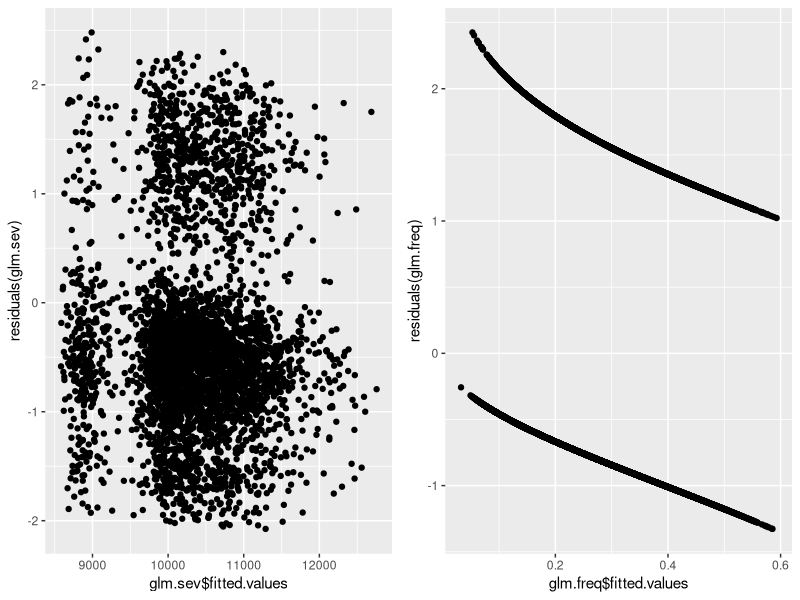
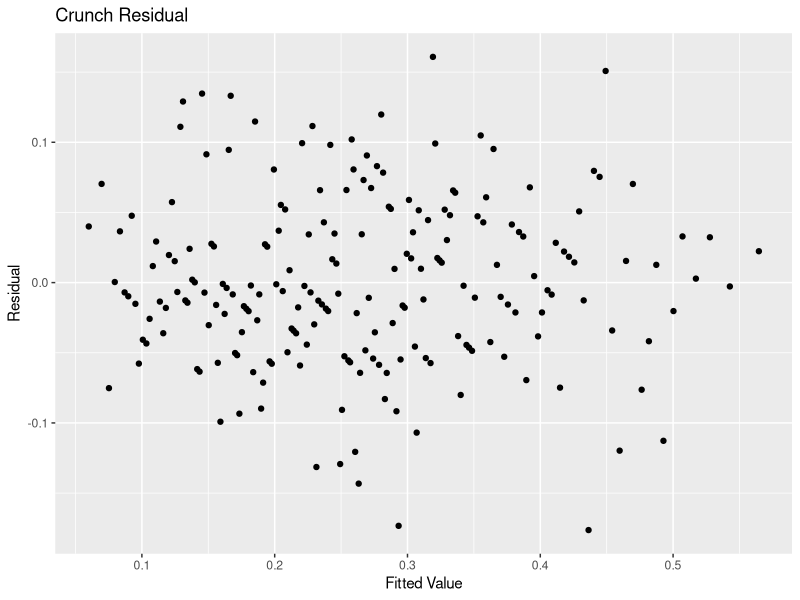
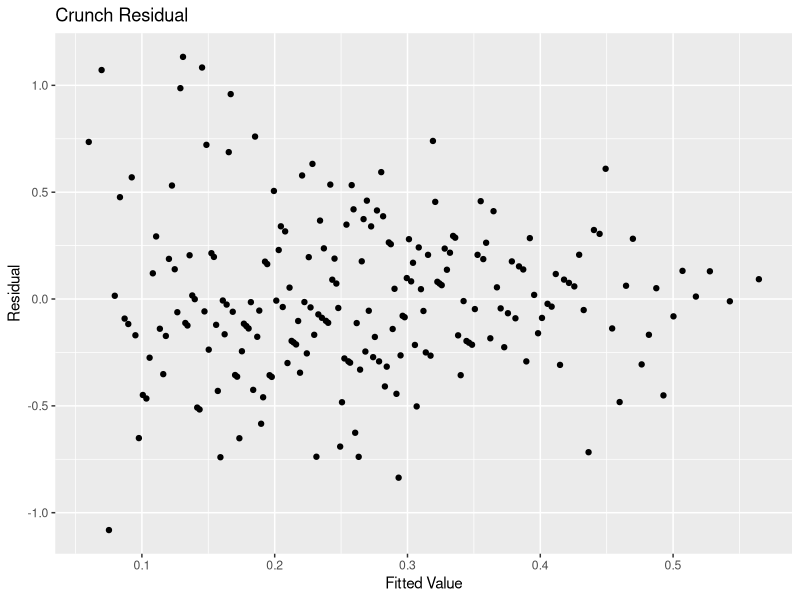
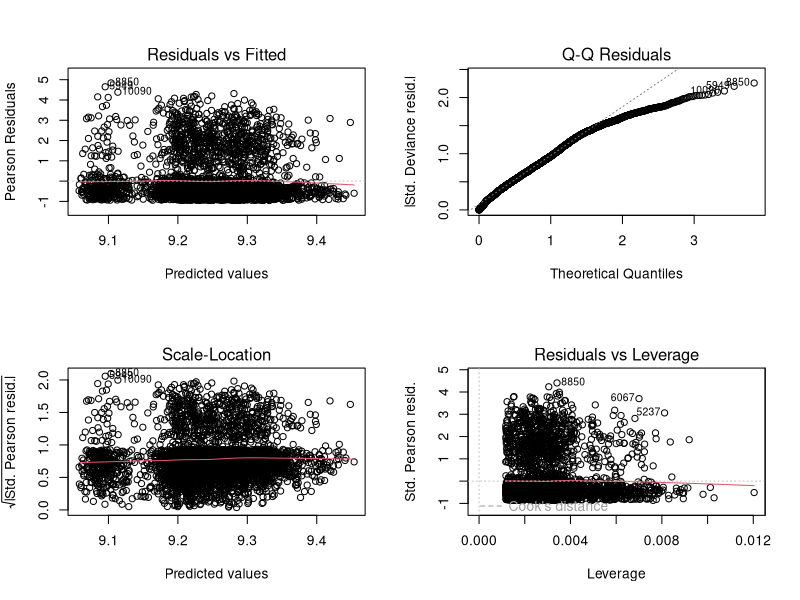
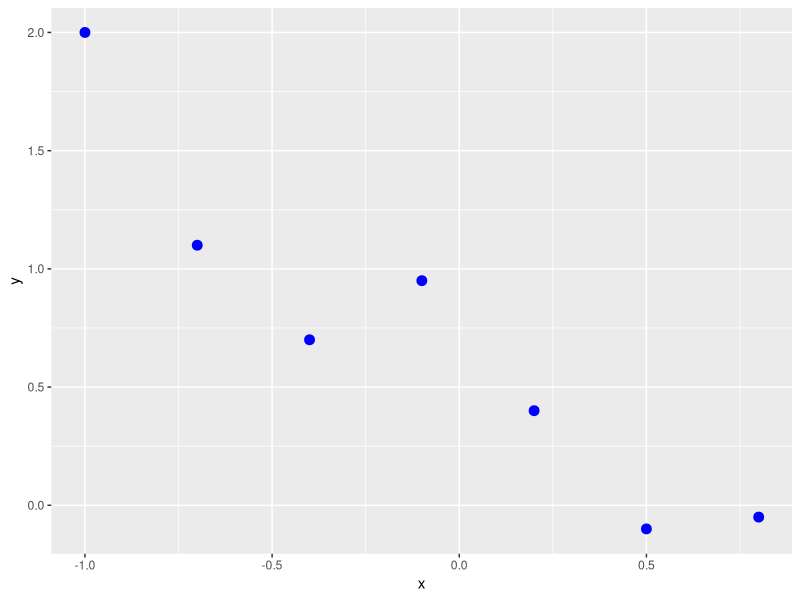
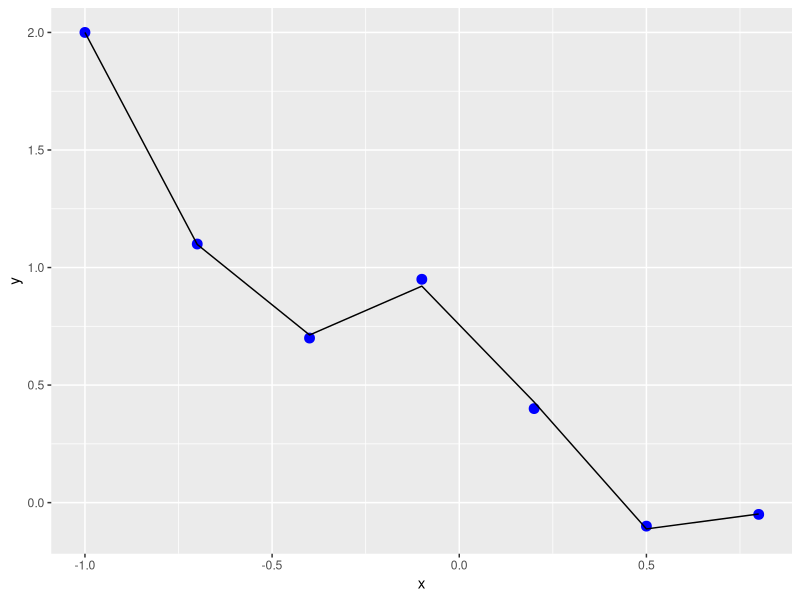
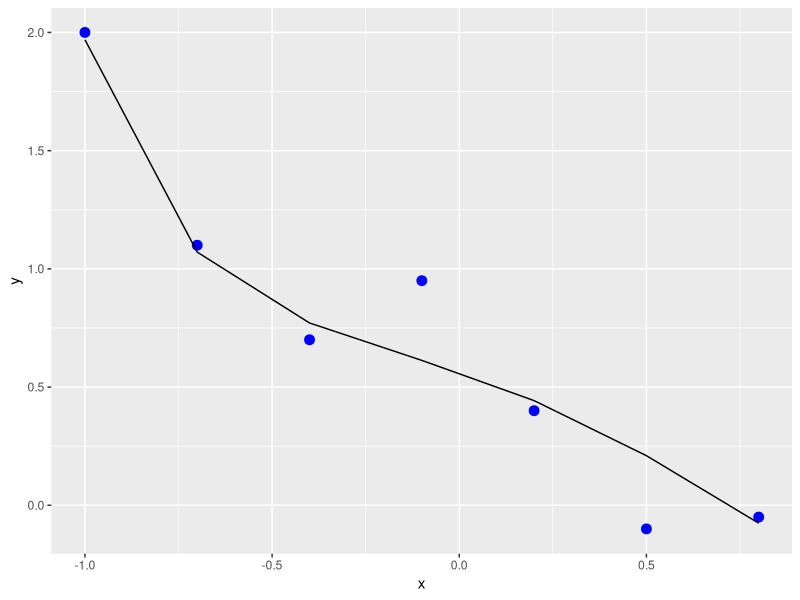
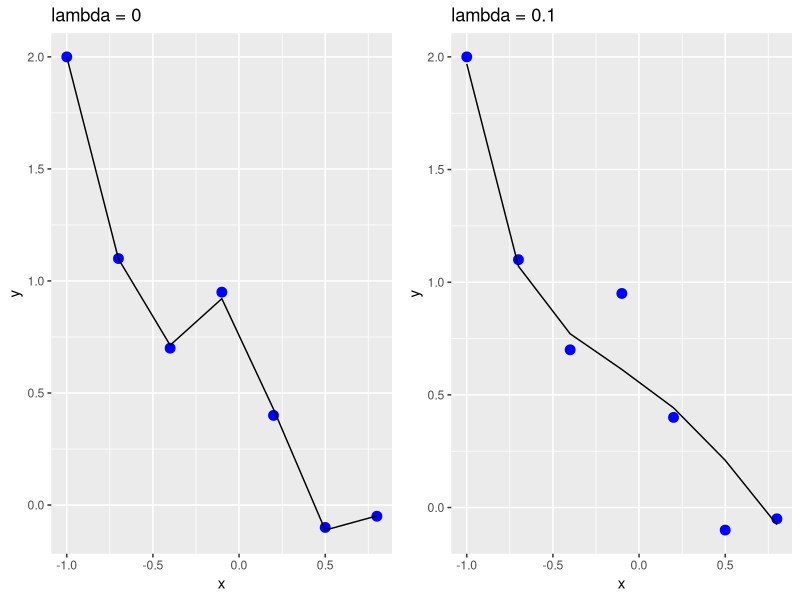

Write R code to recreate these figures, in order.
## ---- chunk 1
# CHUNK 1
AutoClaim <- read.csv("AutoClaim.csv")
AutoClaim$CLM_FLAG_NUM <- ifelse(AutoClaim$CLM_FLAG == 'Yes', 1, 0)
summary(AutoClaim$CLM_FLAG_NUM)
summary(AutoClaim$CLM_AMT5)
## ---- chunk 2
#CHUNK 2

glm.freq <- glm(formula = CLM_FLAG_NUM ~ AGE + GENDER + MARRIED + JOBCLASS + MAX_EDUC + BLUEBOOK,
                 data = AutoClaim,
                 family = binomial(link="logit")) 

glm.sev <- glm(formula = CLM_AMT5 ~ AGE + GENDER + MARRIED + CAR_USE + BLUEBOOK + CAR_TYPE + AREA,
               # Keeping only observations with positive claim amounts
                 data = AutoClaim[which(AutoClaim$CLM_AMT5 > 0), ],
                 family = Gamma(link='log')) #zzz = Gamma or inverse.gaussian, Select one to be your model.
## ---- chunk 3
#CHUNK 3
summary(glm.freq)
## ---- chunk 4
#CHUNK 4
exp(coef(glm.freq))
## ---- chunk 5
#CHUNK 5
exp(confint.default(glm.freq))
## ---- chunk 6
#CHUNK 6
# Removed MAX_EDUC
glm.freq2 <- glm(formula = CLM_FLAG_NUM ~ AGE + GENDER + MARRIED + JOBCLASS + BLUEBOOK,
                 data = AutoClaim,
                 family = binomial(link='logit')) 

# anova(object, ..., dispersion = NULL, test = NULL)
# test - "Chisq", "LRT", "Rao", "F" or "Cp"
anova(glm.freq, glm.freq2, test = NULL)
anova(glm.freq, glm.freq2, test = "LRT")
## ---- chunk 7
#CHUNK 7
AIC(glm.freq, glm.freq2)
drop1(glm.freq) #AIC is the default
## ---- chunk 8
#exercise 6.5.2
drop1(glm.sev) #AIC is the default

# glm.sev <- glm(formula = CLM_AMT5 ~ AGE + GENDER + MARRIED + CAR_USE + BLUEBOOK + CAR_TYPE + AREA,
#                # Keeping only observations with positive claim amounts
#                  data = AutoClaim[which(AutoClaim$CLM_AMT5 > 0), ],
#                family = Gamma(link='log')) #zzz = Gamma or inverse.gaussian, Select one to be your model

glm.sev2 <- glm(formula = CLM_AMT5 ~ GENDER + MARRIED + CAR_USE + BLUEBOOK + CAR_TYPE + AREA,
               # Keeping only observations with positive claim amounts
                 data = AutoClaim[which(AutoClaim$CLM_AMT5 > 0), ],
                 family = Gamma(link='log')) #zzz = Gamma or inverse.gaussian, Select one to be your model
drop1(glm.sev2)

glm.sev3 <- glm(formula = CLM_AMT5 ~ AGE + MARRIED + CAR_USE + BLUEBOOK + CAR_TYPE + AREA,
               # Keeping only observations with positive claim amounts
                 data = AutoClaim[which(AutoClaim$CLM_AMT5 > 0), ],
                 family = Gamma(link='log')) #zzz = Gamma or inverse.gaussian, Select one to be your model
drop1(glm.sev3)

glm.sev4 <- glm(formula = CLM_AMT5 ~ CAR_USE + BLUEBOOK + CAR_TYPE + AREA,
               # Keeping only observations with positive claim amounts
                 data = AutoClaim[which(AutoClaim$CLM_AMT5 > 0), ],
                 family = Gamma(link='log')) #zzz = Gamma or inverse.gaussian, Select one to be your model
drop1(glm.sev4)
## ---- chunk 9
#CHUNK 8
library(ggplot2)
library(gridExtra)
p1 <- qplot(x = glm.sev$fitted.values, y = residuals(glm.sev))
p2 <- qplot(x = glm.freq$fitted.values, y = residuals(glm.freq))
grid.arrange(p1, p2, ncol = 2)

## ---- chunk 10
#CHUNK 9
# Mean residual (actual - predicted)
#----------------------------------------
#you wiil not be responsible for crunch residuals at your exam
#----------------------------------------
library(data.table)
crunch_residual <- function(dataset, model, target, size = 50) {
  x  <- dataset[, target]
  x1 <- model$fitted.values
  y <- as.data.frame(cbind(x, x1))
  
  y <- y[order(x1), ]
  test <- setDT(y)[, as.list(colMeans(.SD)), by = gl(ceiling(nrow(y)/size), size, nrow(y))]
  test$res <- test$x - test$x1

  qplot(y = test$res, x = test$x1, ylab = "Residual", xlab = "Fitted Value", main = "Crunch Residual")
}

crunch_residual(dataset = AutoClaim, 
                model = glm.freq,
                target = 'CLM_FLAG_NUM', 
                size = 50)
## ---- chunk 11
#CHUNK 10
# Deviance
crunch_residual2 <- function(dataset, model, target, size = 50) {
  r  <- model$residuals
  x1 <- model$fitted.values
  y <- as.data.frame(cbind(r, x1))
  
  y <- y[order(x1), ]
  test <- setDT(y)[, as.list(colMeans(.SD)), by = gl(ceiling(nrow(y)/size), size, nrow(y))]

  qplot(y = test$r, x = test$x1, ylab = "Residual", xlab = "Fitted Value", main = "Crunch Residual")
}

crunch_residual2(dataset = AutoClaim, 
                model = glm.freq,
                target = 'CLM_FLAG_NUM', 
                size = 50)
## ---- chunk 12
#CHUNK 11
#glm.diag.plots(glm.sev, glmdiag=glm.diag(glm.sev))
par(mfrow = c(2, 2))
plot(glm.sev)
## ---- chunk 13
#CHUNK 12
library(ggplot2)
df <- data.frame(x = seq(-1, 1, 0.3), y = c(2,1.1,0.7,0.95,0.4,-0.1, -0.05))

ggplot(data = df, aes(x = x, y = y)) + geom_point(color = "blue", size = 3)
## ---- chunk 14
#CHUNK 13
df$X1 = df$x
df$X2 = df$x^2
df$X3 = df$x^3
df$X4 = df$x^4
df$X5 = df$x^5
df$X6 = df$x^6

df
## ---- chunk 15
#CHUNK 14
library(glmnet)

# Place the X values in a matrix (required for the glmnet function)
X <- as.matrix(df[,3:8])

# Set up the formula (model form)
formula.lm <- as.formula("y~X1+X2+X3+X4+X5+X6")

# Fit the model, lambda = 0 forces ordinary least squares and makes alpha irrelevant
model.lm <- glmnet(X, 
                   y = df$y, 
                   family = "gaussian", 
                   alpha = 0, 
                   lambda = 0)

# Predict results (so we can plot the line)
df$pred <- predict(model.lm, newx = X)

# Plot the results
p1 <- ggplot(data = df, aes(x = x, y = y)) + 
  geom_point(color = "blue", size = 3) + 
  geom_line(aes(y=df$pred))

p1
## ---- chunk 16
#CHUNK 15
model.lm$beta
sum(model.lm$beta^2)
## ---- chunk 17
#CHUNK 16
library(glmnet)

# Here is a clever way to create the data matrix. This one doesn't require keeping track of which columns contain the features.
X <- model.matrix(formula.lm, data = df)

# Lambda has arbitrarily been set to 0.1. Alpha = 0 implies ridge regression (1 implies lasso and anything between is elasticnet). Also, note that the default is to standardize the features, but the estimated coefficients are on the scale and location of the original values.
model.lm.ridge <- glmnet(X, 
                         y = df$y,
                         family = "gaussian",
                         alpha = 0,
                         lambda = 0.1)

# Predict results (so we can plot the line)
df$pred_ridge01 <- predict(model.lm.ridge, newx = X)

# Plot the results
p1 <- ggplot(data = df, aes(x = x, y = y)) + 
  geom_point(color = "blue", size = 3) + 
  geom_line(aes(y=df$pred_ridge01))

p1
## ---- chunk 18
#CHUNK 17
model.lm.ridge$beta
sum(model.lm.ridge$beta^2)
## ---- chunk 19
#CHUNK 18
library(gridExtra)
model.lm.ridge00 <- glmnet(X, y = df$y,family = "gaussian", alpha = 0, lambda = 0)
model.lm.ridge01 <- glmnet(X, y = df$y,family = "gaussian", alpha = 0, lambda = 0.1)
model.lm.ridge05 <- glmnet(X, y = df$y,family = "gaussian", alpha = 0, lambda = 0.5)
model.lm.ridge1 <- glmnet(X, y = df$y,family = "gaussian", alpha = 0, lambda = 1)
model.lm.ridge10 <- glmnet(X, y = df$y,family = "gaussian", alpha = 0, lambda = 10)
model.lm.ridge100 <- glmnet(X, y = df$y,family = "gaussian", alpha = 0, lambda = 100)

df$pred_ridge00 <- predict(model.lm.ridge00, newx = X)
df$pred_ridge01 <- predict(model.lm.ridge01, newx = X)
df$pred_ridge05 <- predict(model.lm.ridge05, newx = X)
df$pred_ridge1 <- predict(model.lm.ridge1, newx = X)
df$pred_ridge10 <- predict(model.lm.ridge10, newx = X)
df$pred_ridge100 <- predict(model.lm.ridge100, newx = X)

p1 <- ggplot(data = df, aes(x = x, y = y)) + geom_point(color = "blue", size = 3) + geom_line(aes(y=df$pred_ridge00)) + ggtitle("lambda = 0")
p2 <- ggplot(data = df, aes(x = x, y = y)) + geom_point(color = "blue", size = 3) + geom_line(aes(y=df$pred_ridge01)) + ggtitle("lambda = 0.1")
p3 <- ggplot(data = df, aes(x = x, y = y)) + geom_point(color = "blue", size = 3) + geom_line(aes(y=df$pred_ridge05)) + ggtitle("lambda = 0.5")
p4 <- ggplot(data = df, aes(x = x, y = y)) + geom_point(color = "blue", size = 3) + geom_line(aes(y=df$pred_ridge1)) + ggtitle("lambda = 1")
p5 <- ggplot(data = df, aes(x = x, y = y)) + geom_point(color = "blue", size = 3) + geom_line(aes(y=df$pred_ridge10)) + ggtitle("lambda = 10")
p6 <- ggplot(data = df, aes(x = x, y = y)) + geom_point(color = "blue", size = 3) + geom_line(aes(y=df$pred_ridge100)) + ggtitle("lambda = 100")

grid.arrange(p1,p2,ncol=2)
grid.arrange(p3,p4,ncol=2)
grid.arrange(p5,p6,ncol=2)


## ---- chunk 20
#CHUNK 19
model.lm.ridge00$beta
sum(model.lm.ridge00$beta^2)
model.lm.ridge01$beta
sum(model.lm.ridge01$beta^2)
model.lm.ridge05$beta
sum(model.lm.ridge05$beta^2)
model.lm.ridge1$beta
sum(model.lm.ridge1$beta^2)
model.lm.ridge10$beta
sum(model.lm.ridge10$beta^2)
model.lm.ridge100$beta
sum(model.lm.ridge100$beta^2)

## ---- chunk 21
#CHUNK 20
x <- seq(-1.5,1.5,0.1)
penalties <- data.frame(beta = x,
                     penalty = x^2,
                     abs = abs(x))

ggplot(data = penalties, aes(x = beta)) +
  geom_line(aes(y = penalty), color = "red") +
  geom_line(aes(y = abs), color = "blue") +
  geom_line(aes(y = 1)) +
  annotate("rect", xmin = -Inf, xmax = Inf, ymin = -Inf, ymax = 1, fill = "blue", alpha = 0.2) + 
  annotate("rect", xmin = -Inf, xmax = Inf, ymin = 1, ymax = Inf, fill = "red", alpha = 0.2) +
  annotate("text", x = -1.4, y = 1.2, label = "Absolute value", color = "blue") + 
  annotate("text", x = -1.1, y = 1.7, label = "Square", color = "red") +
  annotate("text", x = 0, y = 1.3, label = "Square penalty > Absolute value penalty", color = "black") +
  annotate("text", x = 0, y = 0.7, label = "Absolute value penalty > Square penalty", color = "black") +
  ggtitle("Absolute value penalty vs Square penalty")
## ---- chunk 22
#CHUNK 21
library(glmnet)

X <- model.matrix(formula.lm, data = df)

model.lm.ridge <- glmnet(X, y = df$y,family = "gaussian", alpha = 0, lambda = 0.1)
model.lm.lasso <- glmnet(X, y = df$y,family = "gaussian", alpha = 1, lambda = 0.1)

# Predict results (so we can plot the line)
df$pred_ridge01 <- predict(model.lm.ridge, newx = X)
df$pred_lasso01 <- predict(model.lm.lasso, newx = X)

# Plot the results
p1 <- ggplot(data = df, aes(x = x, y = y)) + geom_point(color = "blue", size = 3) + geom_line(aes(y=df$pred_ridge01)) + ggtitle("Ridge - lambda = 0.1")
p2 <- ggplot(data = df, aes(x = x, y = y)) + geom_point(color = "blue", size = 3) + geom_line(aes(y=df$pred_lasso01)) + ggtitle("Lasso - lambda = 0.1")

grid.arrange(p1,p2,ncol=2)
## ---- chunk 23
#CHUNK 22
model.lm.ridge$beta
sum(model.lm.ridge$beta^2)
model.lm.lasso$beta
sum(model.lm.lasso$beta^2)
## ---- chunk 24
#CHUNK 23
x <- seq(-1.5,1.5,0.1)
penalties <- data.frame(beta = x,
                     penalty = x^2,
                     abs = abs(x),
                     el025 = 0.25*abs(x)+0.75*x^2,
                     el075 = 0.75*abs(x)+0.25*x^2)

ggplot(data = penalties, aes(x = beta)) +
  geom_line(aes(y = penalty), color = "red") +
  geom_line(aes(y = abs), color = "blue") +
  geom_line(aes(y = el025), color = "green") +
  geom_line(aes(y = el075), color = "purple") +
  geom_line(aes(y = 1)) +
  annotate("rect", xmin = -Inf, xmax = Inf, ymin = -Inf, ymax = 1, fill = "blue", alpha = 0.2) + 
  annotate("rect", xmin = -Inf, xmax = Inf, ymin = 1, ymax = Inf, fill = "red", alpha = 0.2) +
  annotate("text", x = -1.4, y = 1.2, label = "Absolute value", color = "blue") + 
  annotate("text", x = -1.1, y = 1.7, label = "Square", color = "red") +
  annotate("text", x = 1.1, y = 1.7, label = "EN 0.25", color = "green") +
  annotate("text", x = 1.4, y = 1.2, label = "EN 0.75", color = "purple") +
  ggtitle("Absolute value penalty vs Square penalty vs Elastic Net")
## ---- chunk 25
X <- model.matrix(formula.lm, data = df)
#CHUNK 24

model.lm.ridge <- glmnet(X, y = df$y,family = "gaussian", alpha = 0, lambda = 0.1)
model.lm.lasso <- glmnet(X, y = df$y,family = "gaussian", alpha = 1, lambda = 0.1)
model.lm.en025 <- glmnet(X, y = df$y,family = "gaussian", alpha = 0.25, lambda = 0.1)
model.lm.en075 <- glmnet(X, y = df$y,family = "gaussian", alpha = 0.75, lambda = 0.1)

# Predict results (so we can plot the line)
df$pred_ridge01 <- predict(model.lm.ridge, newx = X)
df$pred_lasso01 <- predict(model.lm.lasso, newx = X)
df$pred_en01025 <- predict(model.lm.en025, newx = X)
df$pred_en01075 <- predict(model.lm.en075, newx = X)

# Plot the results
p1 <- ggplot(data = df, aes(x = x, y = y)) + geom_point(color = "blue", size = 3) + geom_line(aes(y=df$pred_ridge01)) + ggtitle("Ridge - lambda = 0.1")
p2 <- ggplot(data = df, aes(x = x, y = y)) + geom_point(color = "blue", size = 3) + geom_line(aes(y=df$pred_lasso01)) + ggtitle("Lasso - lambda = 0.1")
p3 <- ggplot(data = df, aes(x = x, y = y)) + geom_point(color = "blue", size = 3) + geom_line(aes(y=df$pred_en01025)) + ggtitle("Elastic Net-lambda=0.1, alpha=0.25")
p4 <- ggplot(data = df, aes(x = x, y = y)) + geom_point(color = "blue", size = 3) + geom_line(aes(y=df$pred_en01075)) + ggtitle("Elastic Net-lambda=0.1, alpha=0.75")

grid.arrange(p1,p2,ncol=2)
grid.arrange(p3,p4,ncol=2)
## ---- chunk 26
#CHUNK 25
model.lm$beta
model.lm.ridge$beta
model.lm.lasso$beta
model.lm.en025$beta
model.lm.en075$beta
